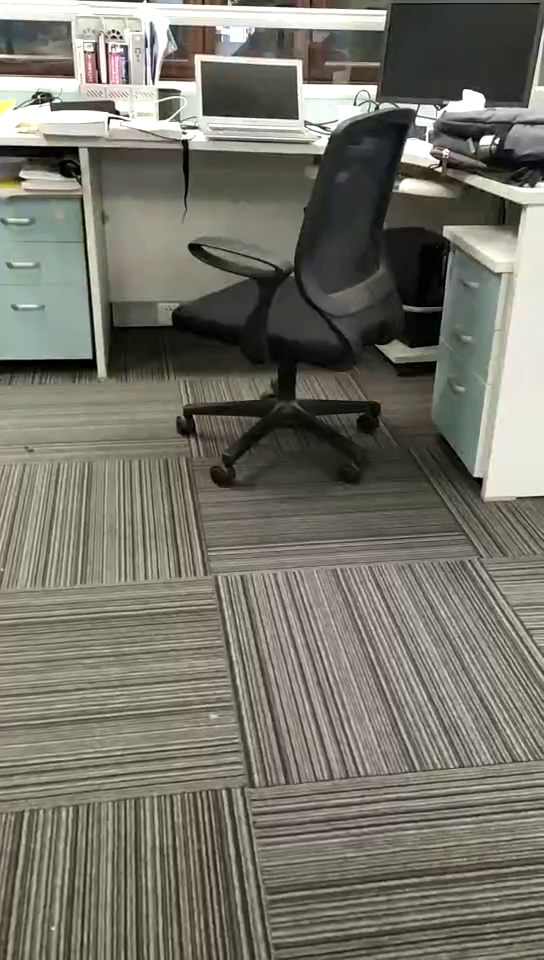
#> input picture frame 19 of videos/me.mp4, 544 x 960 px, given in place of walk.mp4, which was not available
$ python frameDiff.py
#> lines starting #> are read from the running program, lines starting #| are printed output that depends on the picture; after the words box and inside, x2 and y2 are one past the last pixel; in counts of white or black regions, pixels touching at a corner belong together; pictures that were not available may be replaced by others from this repository, and a replacement may not be noted
import numpy as np
import cv2


cap = cv2.VideoCapture('../videos/walk.mp4')

ret,front_frame = cap.read()
#> front_frame is the input picture: shape (960, 544, 3); mean B, G, R 105.8, 116.4, 118.2
front_frame = cv2.cvtColor(front_frame, cv2.COLOR_BGR2GRAY)
#> front_frame: shape (960, 544)
front_frame = cv2.medianBlur(front_frame,5)
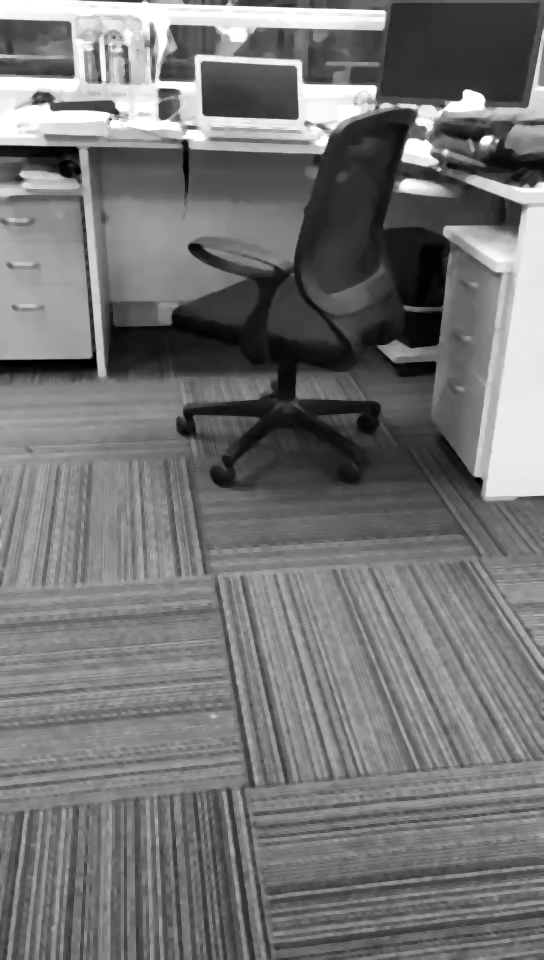
#> front_frame: shape (960, 544); min 0, max 255, mean 116.1
while(cap.isOpened()):

    ret, back_frame = cap.read()
    # 读到结尾就退出
    if (ret == False):
        break;
    back_frame = cv2.cvtColor(back_frame, cv2.COLOR_BGR2GRAY)
#> back_frame: shape (960, 544)
    back_frame = cv2.medianBlur(back_frame, 5)
    dir = cv2.absdiff(back_frame,front_frame)
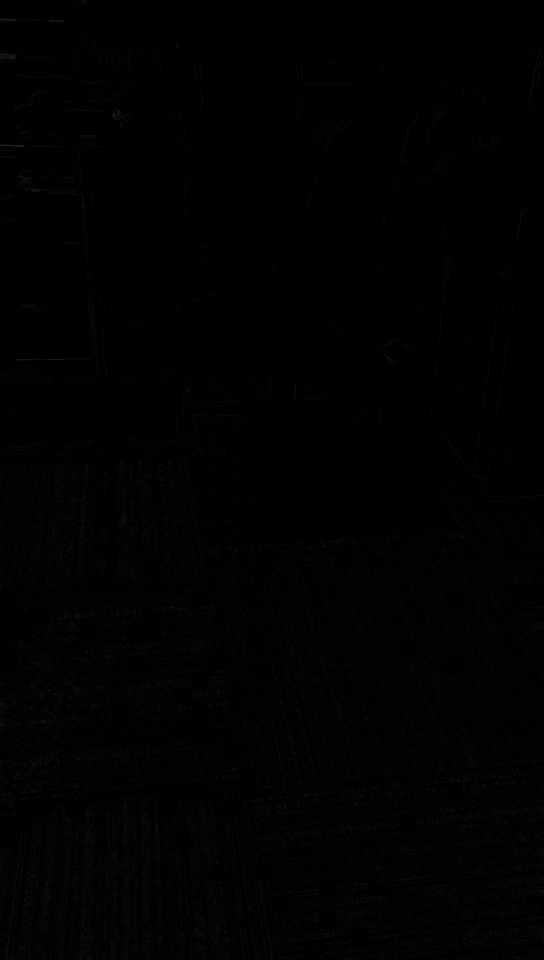
#> dir: shape (960, 544); min 0, max 51, mean 1.4

    dir[dir>10]=255
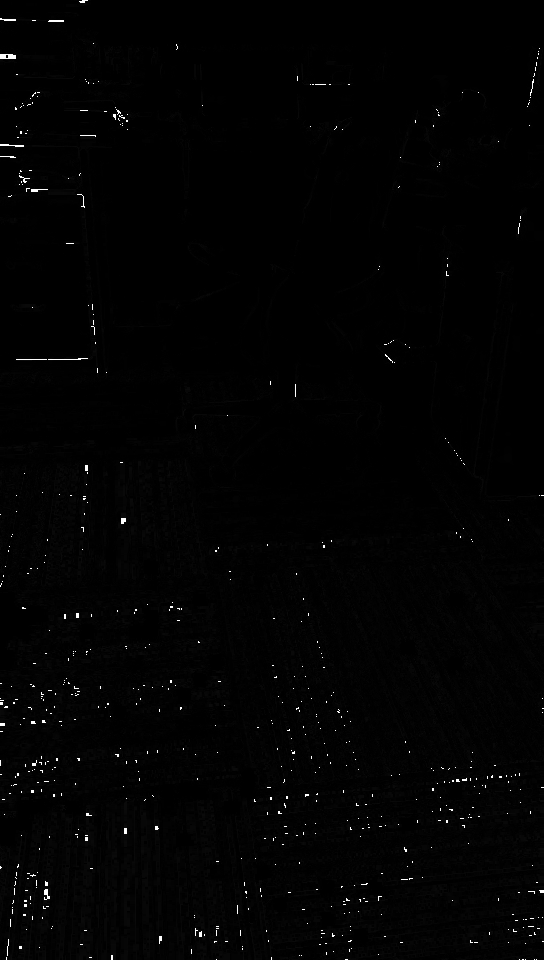
#> dir: shape (960, 544); 0.44% of pixels changed, all inside (x1, y1, x2, y2) = (0, 0, 544, 960)
    dir[dir<10]=0
    #res = binary(back_frame,dir)

    cv2.imshow('frame',dir)
    if cv2.waitKey(1) & 0xFF == ord('q'):
#> (key q is pressed here)
        break
    front_frame = back_frame
cap.release()
cv2.waitKey(0)
cv2.destroyAllWindows()
